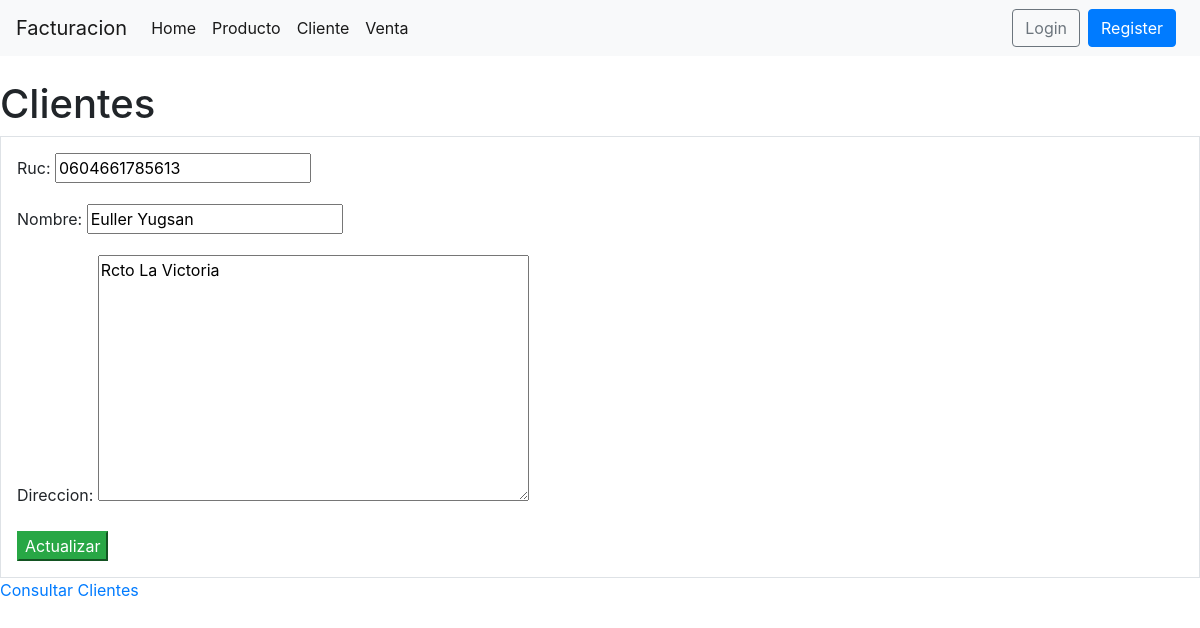
Screenshot of /editarcliente/4/ with the database file from the repository.
### Facturacion/models.py (models this page shows, shortened)
class Cliente(models.Model):
    ruc = models.CharField(max_length=13)
    nombre = models.CharField(max_length=300)
    direccion = models.TextField(blank=True, null=True)
    producto = models.ManyToManyField(Producto)
    prueba = models.BooleanField(default=True)
    creacion = models.DateTimeField(
        auto_now_add=True, verbose_name="Fecha Creacion")
    modificacion = models.DateTimeField(
        auto_now=True, verbose_name="Fecha Modificacion")
    class Meta:
        verbose_name = 'Cliente'
        verbose_name_plural = 'Clientes'
        ordering = ["-creacion"]

### Facturacion/views.py (the view)
# urls.py: path('editarcliente/<int:id>/',editarCliente,name='editarcliente'),
def editarCliente(request, id):
    opciones = {'Menu': 'Menu Principal',
                'Producto': 'Productos', 'Cliente': 'Clientes','Venta':'Ventas','accion':'Actualizar'}
    cliente = Cliente.objects.get(id=id)
    if request.method == 'GET':
        form = ClienteForm(instance=cliente)
        opciones['form'] = form
    else:
        form = ClienteForm(request.POST, instance=cliente)
        if form.is_valid():
            form.save()
            return redirect('listarcliente')
    return render(request, 'cliente.html', opciones)

### Facturacion/forms.py
class ClienteForm(forms.ModelForm):
    class Meta:
        model = Cliente
        fields = ('ruc', 'nombre', 'direccion')
        label = {'ruc': 'Ruc', 'nombre': 'Nombre', 'direccion': 'Direccion'}

### templates/cliente.html (shortened to what this page needs)
<!DOCTYPE html>
<html lang="en">
<head>
     <link rel="stylesheet" href="https://stackpath.bootstrapcdn.com/bootstrap/4.3.1/css/bootstrap.min.css">
</head>
<body>
 <nav class="navbar navbar-expand-lg navbar-light bg-light mb-4">
    <a class="navbar-brand" href="#">Facturacion</a>
    <div class="collapse navbar-collapse" id="navbarSupportedContent">
        <ul class="navbar-nav mr-auto">
        <li class="nav-item active">
            <a href='/' class="nav-link" >Home <span class="sr-only">(current)</span></a>
        </li>
        <li class="nav-item active">
            <a class="nav-link" href='/listarproducto'>Producto <span class="sr-only">(current)</span></a>
        </li>
        <li class="nav-item active">
            <a class="nav-link" href='/listarcliente'>Cliente <span class="sr-only">(current)</span></a>
        </li>
        <li class="nav-item active">
            <a class="nav-link" href='/listarfactura'>Venta <span class="sr-only">(current)</span></a>
        </li>
        </ul>
        {% if user.is_authenticated %}
        <ul class="navbar-nav">
            <li class="nav-item dropdown">
            <a class="nav-link dropdown-toggle" href="#" id="navbarDropdown" role="button" data-toggle="dropdown" aria-haspopup="true" aria-expanded="false">
                {{user.username}}
            </a>
            <div class="dropdown-menu" aria-labelledby="navbarDropdown">
                <a class="dropdown-item" href="#">My Tasks</a>
                <div class="dropdown-divider"></div>
                <a class="dropdown-item" href="#">Logout</a>
            </div>
            </li>
        </ul>
        <form class="form-inline my-2 my-lg-0"  action="#" method='GET'>
            <input class="form-control mr-sm-2" type="search" name='q' aria-label="Search" placeholder='Search' value={{request.GET.q}}  >
            <button class="btn btn-outline-success my-2 my-sm-0" type="submit" >Search</button>
        </form>
        {% else %}
        <a class="btn btn-outline-secondary" href="#">Login</a>
        <a class="btn btn-primary ml-2 mr-2" href="#">Register</a>
        {% endif %}
    </div>
    </nav>
    <h1>{{Cliente}}</h1>
    <form action="" method="post" class="border p-3 form" >
        {{ form.as_p }}
        <button type="submit" class="btn-success">{{accion}}</button>
    </form>
    <l1><a href='/admin/Facturacion/cliente/'>Consultar {{ Cliente }}</a></l1>
</body>
</html>

### rows the page displays
Cliente: ruc "0604661785613", nombre "Euller Yugsan", direccion "Rcto La Victoria"

### other values shown
{{ Cliente }} "Clientes"
{{ accion }} "Actualizar"
